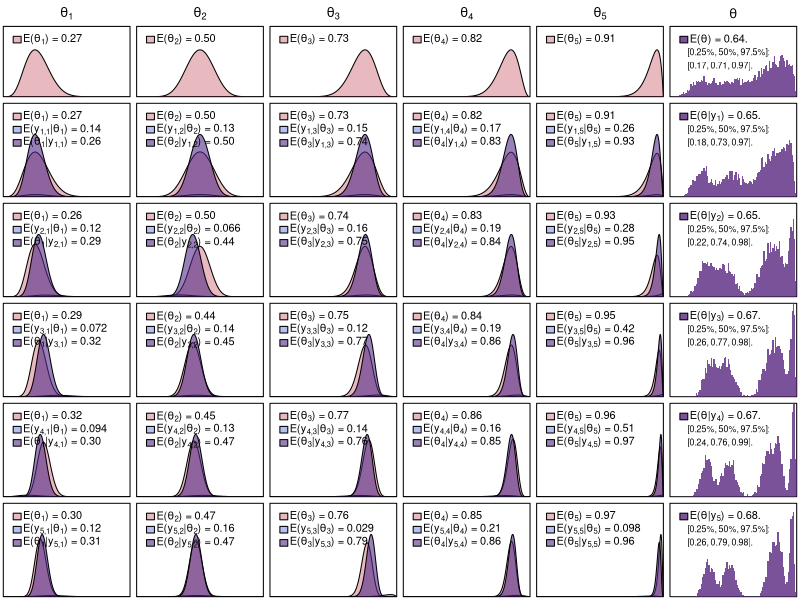

Generate this figure with R:
## ---- chunk 1
#| include: false

library(data.table)
set.seed(7)
ftwo <- function(x) format(x, digits=2, nsmall=2)
ci <- function(a,b,l=0.025,u=0.975) qbeta(c(l, u), a, b)
betamean <- function(a,b) a / (a + b)
betavar <- function(a,b,n){
  m <- betamean(a,b)
  return((m * (1-m)) / (a + b + n + 1))
}

sp <- function(prior, data=NULL, posterior=NULL){
    priorc <- rgb(177, 18, 37, alpha=75, maxColorValue = 255)
    posteriorc <- rgb(81, 40, 136, alpha=150, maxColorValue = 255)
    likelihoodc <- rgb(6, 42, 199, alpha=75, maxColorValue = 255)
    
    x <- seq(0,1,length.out=1001)
    
    for(i in 1:ncol(prior)){
      priormean <- betamean(prior['alpha',i], prior['beta',i])
      if(!is.null(data)){
        y <- apply(data, 2, sum)[i]
        n <- rep(nrow(data), ncol(data))[i]
        theta <- rbeta(1000, prior['alpha',i], prior['beta',i])
        db <- dbinom(y, n, theta)
        likelihoodmean <- ftwo(mean(db))
        dlikelihood <- dbinom(y, n, x)
        dl <- choose(n, y) * (x^y) * ((1-x)^(n-y))
      }
      priormean <- ftwo(priormean)
      main <- ""
      if(!is.null(posterior)){
        posteriormean <- ftwo(betamean(posterior['alpha',i], posterior['beta',i]))
        dposterior <- dbeta(x, posterior['alpha',i], posterior['beta',i])
      }else{
        dposterior <- NULL
        dlikelihood <- NULL
      }
      
      dprior <- dbeta(x, prior['alpha',i], prior['beta',i])
      ym <- 1.5*max(c(dprior, dposterior, dlikelihood))
      dii <- paste0(di, ",", i)
      if(is.null(posterior)) main <- bquote(theta[.(i)])
      plot(x, 
           type='n',main=main,
           ylab='', xlab='', yaxt='n', yaxs='i', xaxt='n',xaxs='i',
           ylim=c(0,ym), xlim=c(0,1))
      polygon(x=x, y=dprior, col=priorc)
      if(!is.null(data)) polygon(c(x, rev(x)), c(dlikelihood, rep(0, length(dlikelihood))), col=likelihoodc)
      if(!is.null(posterior)) polygon(x=x, y=dposterior, col=posteriorc)
      leg <- c(bquote("E(" * theta[.(i)] * ") = " * .(priormean)))
      f <- c(priorc)
      if(!is.null(data)){
        leg <- c(leg, bquote("E(" * y[.(dii)] *  "|" * theta[.(i)] * ") = " * .(likelihoodmean)))
        f <- c(f, likelihoodc)
      }
      if(!is.null(posterior)){
        f <- c(f, posteriorc)
        leg <- c(leg, bquote("E(" * theta[.(i)] * "|" * y[.(dii)] * ") = " * .(posteriormean)))
      }
      legend(x="topleft",
             legend = leg,
             fill = f,
             bty = "n",
             cex = 1,
             x.intersp = 0.2,
             pt.cex = 0.8,
             xjust = 0, yjust=1,
             inset=0)
     }
}

subpriors <- function(n=20, alphas=c(5,10,15,17,19)+1){
  betas <- (n + 2) - alphas
  prior <- matrix(data = c(alphas, betas),
                   nrow=2,
                   ncol=length(alphas),
                   byrow=TRUE)
  rownames(prior) <- c("alpha","beta")
  return(prior)
}

getposterior <- function(prior, data){
  y <- apply(data, 2, sum)
  n <- rep(nrow(data), ncol(data))
  alpha <- prior['alpha',] + y
  beta <- prior['beta',] + n - y
  posterior <- matrix(data = c(alpha, beta), nrow=2, ncol=ncol(prior), byrow=TRUE)
  rownames(posterior) <- c("alpha","beta")
  return(posterior)
}

overall <- function(prior, x = seq(0,1,length.out=1000), rsn=1000){
  priors <- sapply(1:ncol(prior), function(i) dbeta(x, shape1 = prior['alpha',i], shape2 = prior['beta',i]))
  thetas <- mapply(rbeta, n=rsn, shape1=prior['alpha',], shape2=prior['beta',])
  thetao <- as.vector(thetas)
  return(thetao)
}

oplot <- function(thetao, data=T){
   m <- ftwo(mean(thetao))
   cio <- quantile(thetao, probs = c(0.025, 0.50, 0.975))
   main <- ifelse(data,"",bquote(theta))
   oc <- rgb(86, 35, 127, alpha=200, maxColorValue = 255)
   plot(x=seq(0,1,length.out=100),main=main,
        type='n',ylab='', xlab='', yaxt='n', yaxs='i', xaxt='n',xaxs='i',
        xlim=c(0,1), ylim=c(0,max(density(thetao)$y) * 2))
   hist(thetao, 
        add = TRUE,
        breaks=seq(0,1,length.out=100),
        border = NA,
        col = oc, 
        freq = FALSE,
        ylab='', xlab='', yaxt='n', yaxs='i', xaxt='n',xaxs='i',
        xlim=c(0,1))
  oci <- sprintf("[%.2f, %.2f, %.2f]", cio[1], cio[2], cio[3])
  
  if (data){
    leg <- bquote("E(" * theta * "|" * y[.(di)]  * ") = " * .(m) * ".")
  }else{
    leg <- bquote("E(" * theta * ") = " * .(m) * ".")
  }
  legend("topleft", legend = c(leg,
                               bquote("[0.25%, 50%, 97.5%]:"),
                               bquote(.(oci) * ".")),
         fill = c(oc,NA,NA),border = c('black', NA, NA),
         bty = "n",
         cex = c(1,.8,.8),
         x.intersp = 0.2,
         pt.cex = 0.8,
         xjust = 0, yjust=1,inset=0)
}
## ---- chunk 2
#| echo: false
#| results: asis


priorsi <- subpriors()
theta <- mapply(betamean, a = priorsi['alpha',]+1, b = priorsi['beta',]-1)
data <- mapply(rbinom, n=100, size=1, prob=theta)
prior <- priorsi

dp <- t(sapply(seq(0,81,20), function(i){
  d <- data[i:(i+19),]
  sprintf("%.2f",apply(d, 2, sum) / nrow(d))
}))
## ---- chunk 3
#| echo: false
#| results: asis

cat("$$\\begin{array}{c|ccccc}")
cat("& ",paste0(paste0("\\theta_",1:5), collapse=" & "),"\\\\ \\hline")
cat(paste0(c("\\alpha & ","\\beta & "),apply(priorsi, 1, function(row) paste0(row, collapse=" & ")), collapse = "\\\\ "))
cat("\\end{array}.$$")
## ---- chunk 4
#| echo: false
#| results: asis

cat("$$y = \\left[\\begin{array}{ccccc}")
cat(paste0(apply(dp, 1, function(row) paste0(row, collapse=" & ")), collapse = "\\\\"))
cat("\\end{array}\\right].$$")
## ---- chunk 5
#| echo: false
#| fig-width: 8
#| fig-height: 8

par(mar = rep(0.25,4))
par(mar = c(.25,.25,2,.25))
par(mfrow = c(6,6))
di <<- 0
sp(prior)
oplot(overall(prior), data=F)
par(mar = rep(0.25,4))
di <<- di + 1
for (i in seq(0,80,20)){
  d <- data[i:(i+20),]
  posterior <- getposterior(prior, d)
  sp(prior, d, posterior)
  prior <- posterior
  thetao <- overall(prior)
  oplot(thetao)
  di <<- di + 1
}
